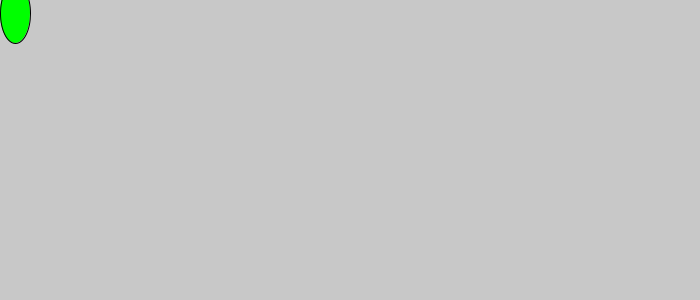
Frame 1 (no input)
Frame 60 (the mouse pressed at the canvas centre just before this capture): identical to frame 1, image omitted
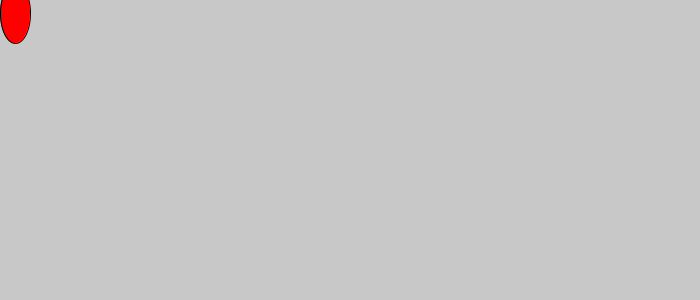
Frame 120 (the mouse held since frame 60 and released just before this capture)

The Processing sketch that drew these frames (run headless with seeded random() and noise(); from frame 60 on, the mouse is pressed at the canvas centre):

// Processing sketch: processing_150515
// ── processing_150515.pde

void setup(){
   size(700,300);
}
void draw(){
   background(200);
   fill(0,255,0);
   if(mouseX<30){
      fill(0,255,0);
 }
 if(mouseX>30){
    fill(255,0,0);
    }
ellipse(15,13,30,60);
}
